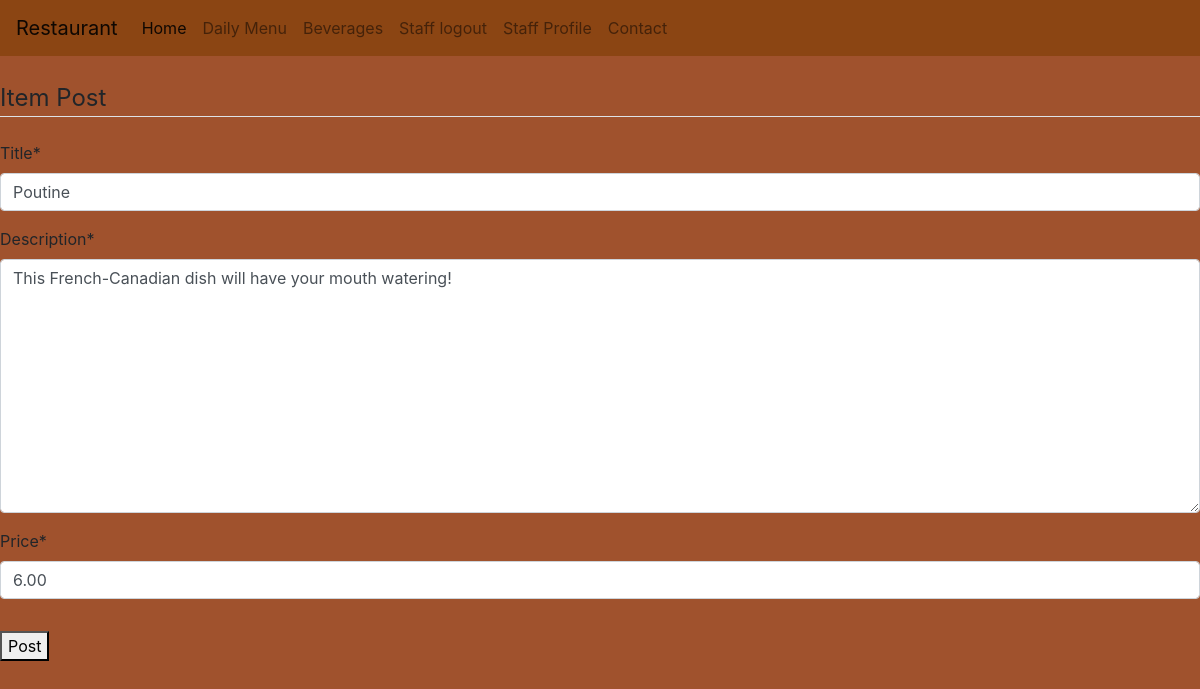
Page /dMenu/3/update/ (signed in) on the committed database.
### main/models.py (models this page shows, shortened)
class dMenu(models.Model):
    title = models.CharField(max_length=100)
    description = models.TextField()
    price = models.DecimalField(max_digits=100, decimal_places=2)
    date_posted = models.DateTimeField(default=timezone.now)

### main/views.py (the view)
# urls.py: path('dMenu/<int:pk>/update/',dMenuUpdateView.as_view(), name='post-update'),
class dMenuUpdateView(LoginRequiredMixin, UpdateView):
    model = dMenu
    fields = ['title', 'description', 'price']

### main/templates/main/dMenu_form.html (shortened to what this page needs)
{% extends "main/base.html" %}
{% load crispy_forms_tags %}
{% block content %}
  <div class="content-section">
    <form  method="POST" enctype="multipart/form-data">
      <fieldset class="form-group">
        <legend class="border-bottom mb-4">Item Post</legend>
        {{ form|crispy }}
      </fieldset>
      <div class="form-group">
        <button type="btn btn-outline-info" type="submit">Post</button>
      </div>
    </form>
  </div>
{% endblock content %}

### main/static/main/main.css (style rules this page uses)
body { background-color: #A0522D; margin-top: 5rem; margin-bottom: 5rem; }

### rows in the picture
dMenu: title "Poutine", description "This French-Canadian dish will have your mouth watering!", price "6.00"
